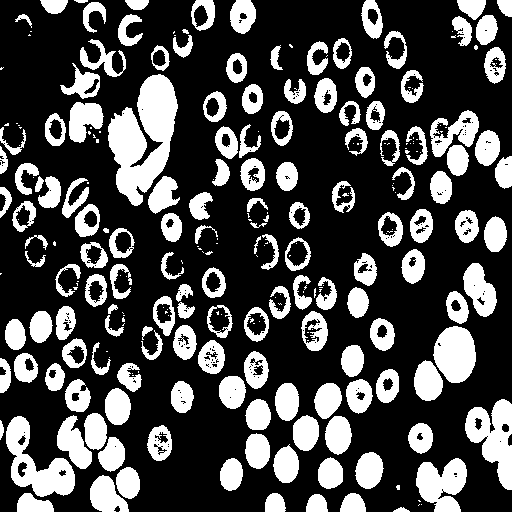
#> input picture data/cellbin.bmp, 512 x 512 px, found by its file name
$ jupyter execute TP3_TI.ipynb
#> lines starting #> are read from the running program, lines starting #| are printed output that depends on the picture; after the words box and inside, x2 and y2 are one past the last pixel; in counts of white or black regions, pixels touching at a corner belong together
# **Exercice 1:**

1. Lire cellbin.bmp dans la variable BW et l’afficher. Conserver cette image initiale pour les
comparaisons. Définir un élément structurant carré de taille 3 × 3.

[cell 1]
import matplotlib.pyplot as plt
import cv2

# Charger l'image cameraman intégrée dans skimage
#BW = cv2.imread("/content/drive/MyDrive/Traitement d'images/cellbin.bmp", 0) > 0 #fonction prise dans le tp mais celle de base marche aussi

#BW = (cv2.imread("/content/drive/MyDrive/Traitement d'images/cellbin.bmp", cv2.IMREAD_GRAYSCALE) > 0).astype(np.uint8)

# Charger l'image cameraman intégrée dans skimage
BW = cv2.imread("/content/drive/MyDrive/Traitement d'images/cellbin.bmp", cv2.IMREAD_GRAYSCALE)
#> BW: shape (512, 512); 29.1% white; 270 white regions (119 under 20 px), largest, box (x1, y1, x2, y2) and area: (108, 74, 178, 206) 5286, (6, 416, 75, 497) 2464, (465, 399, 512, 490) 2336

# Afficher l'image en niveaux de gris
plt.imshow(BW, cmap='gray')
plt.axis('off')  # Masquer les axes
plt.show()

[cell 2]
import numpy as np

#element structurant :
SE = np.ones((3,3), dtype=bool)

2. Appliquer séparément une érosion et une dilatation à BW. Afficher BW et les deux résultats côte à côte.

[cell 3]
import scipy.ndimage as ndi

BW_eroded = ndi.binary_erosion(BW, structure=SE)
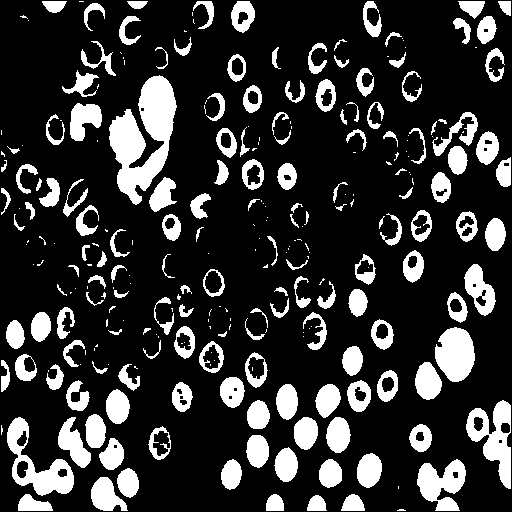
#> BW_eroded: shape (512, 512) bool; 19.9% white; 274 white regions (117 under 20 px), largest, box (x1, y1, x2, y2) and area: (109, 75, 177, 205) 4613, (7, 417, 74, 496) 1956, (466, 400, 511, 489) 1868
BW_dilated = ndi.binary_dilation(BW, structure=SE)
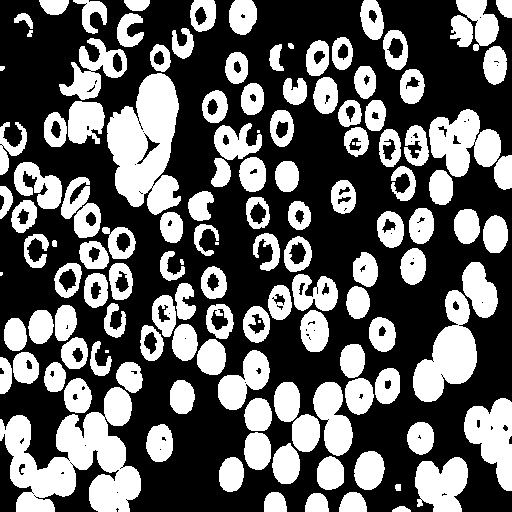
#> BW_dilated: shape (512, 512) bool; 38.3% white; 131 white regions (6 under 20 px), largest, box (x1, y1, x2, y2) and area: (0, 387, 141, 512) 9105, (107, 73, 181, 215) 6841, (413, 290, 477, 402) 3721

plt.figure(figsize=(12, 10))

# Image originale
plt.subplot(2, 2, 1)
plt.imshow(BW, cmap="gray")
plt.title("Image Originale")
plt.axis("off")

# Image erosion
plt.subplot(2, 2, 2)
plt.imshow(BW_eroded, cmap="gray")
plt.title("Image erosion")
plt.axis("off")

# Image dilatation
plt.subplot(2, 2, 3)
plt.imshow(BW_dilated, cmap="gray")
plt.title("Image Dilatation")
plt.axis("off")


plt.show()
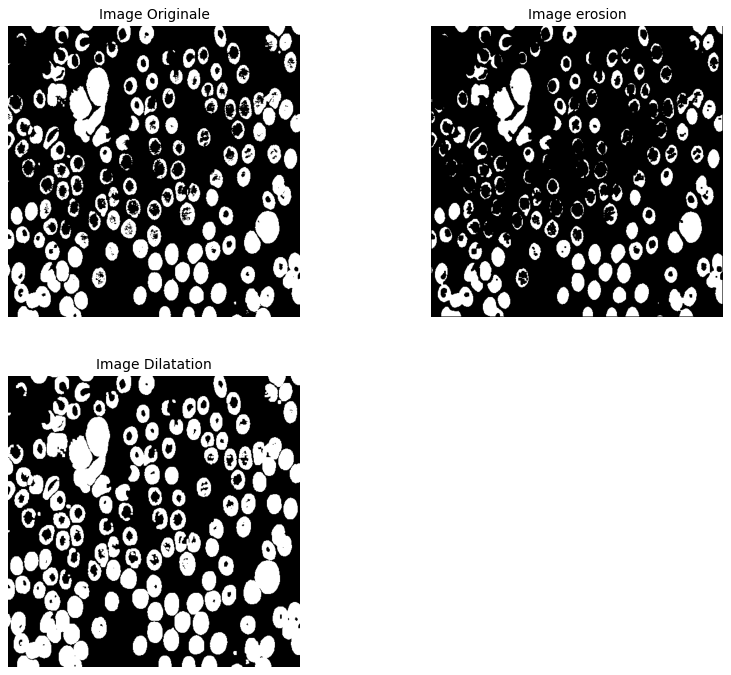
#> figure drawn by matplotlib, 3 panels

3. Décrire les effets sur la taille des régions, les petits objets et les espaces entre objets.

- Érosion :Taille des régions : réduit la taille de tous les objets blancs.   Petits objets : fait disparaître complètement les très petits objets ou les bruits (si leur taille est inférieure à l'élément structurant).   Espaces entre objets : élargit les espaces sombres entre les objets et peut séparer des cellules légèrement collées.

- Dilatation :Taille des régions : augmente la taille de tous les objets blancs.   Petits objets : grossit les petits objets et comble les éventuels petits trous à l'intérieur des cellules.   Espaces entre objets : réduit les espaces sombres et peut faire fusionner (coller) des cellules proches.

4. Recommencer avec des carrés 5 × 5 et 9 × 9, toujours à partir de BW. Quels objets disparaissent ou
se rejoignent ?

[cell 4]
#element structurant (5x5):
SE_5 = np.ones((5,5), dtype=bool)

BW_eroded_5 = ndi.binary_erosion(BW, structure=SE_5)
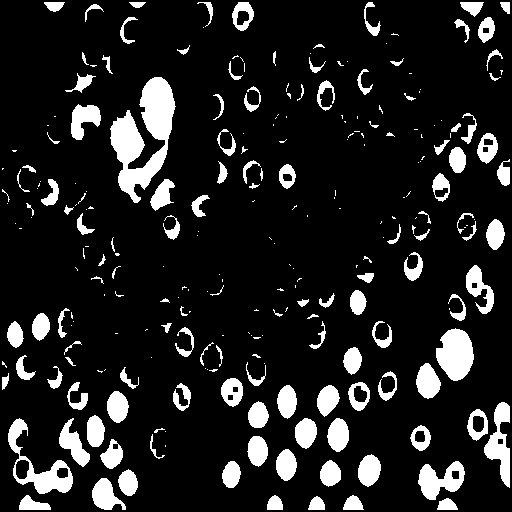
#> BW_eroded_5: shape (512, 512) bool; 13% white; 252 white regions (121 under 20 px), largest, box (x1, y1, x2, y2) and area: (110, 77, 176, 203) 3960, (8, 418, 73, 494) 1453, (436, 328, 474, 381) 1444
BW_dilated_5 = ndi.binary_dilation(BW, structure=SE)

#element structurant (9x9):
SE_9 = np.ones((9,9), dtype=bool)

BW_eroded_9 = ndi.binary_erosion(BW, structure=SE_9)
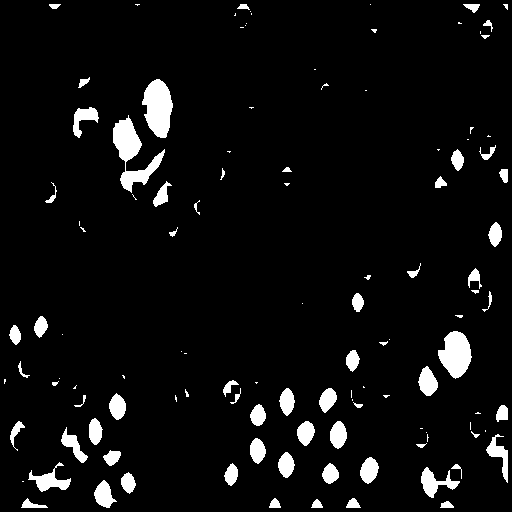
#> BW_eroded_9: shape (512, 512) bool; 5.5% white; 116 white regions (49 under 20 px), largest, box (x1, y1, x2, y2) and area: (113, 115, 165, 193) 1457, (142, 79, 173, 138) 1274, (438, 331, 472, 379) 1089
BW_dilated_9 = ndi.binary_dilation(BW, structure=SE_9)
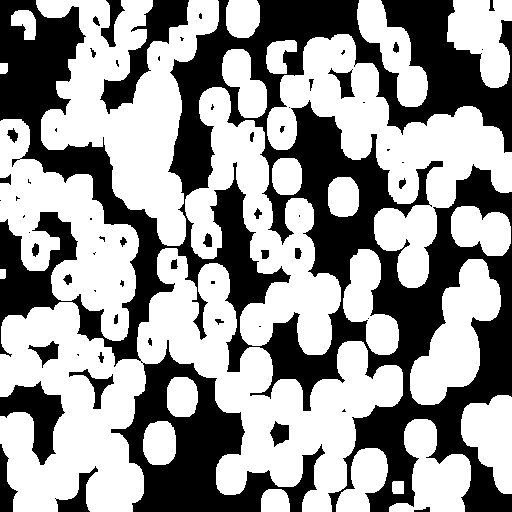
#> BW_dilated_9: shape (512, 512) bool; 59.3% white; 61 black regions (28 under 20 px), largest, box (x1, y1, x2, y2) and area: (0, 0, 512, 512) 97000, (100, 0, 189, 114) 2804, (0, 381, 65, 465) 2394

[cell 5]
#GRAPH (5x5)

plt.figure(figsize=(12, 10))

# Image originale
plt.subplot(2, 2, 1)
plt.imshow(BW, cmap="gray")
plt.title("Image Originale")
plt.axis("off")

# Image erosion(5x5)
plt.subplot(2, 2, 2)
plt.imshow(BW_eroded_5, cmap="gray")
plt.title("Image erosion (5x5)")
plt.axis("off")

# Image dilatation(5x5)
plt.subplot(2, 2, 3)
plt.imshow(BW_dilated_5, cmap="gray")
plt.title("Image Dilatation(5x5)")
plt.axis("off")


plt.show()

[cell 6]
#GRAPH (9x9)

plt.figure(figsize=(12, 10))

# Image originale
plt.subplot(2, 2, 1)
plt.imshow(BW, cmap="gray")
plt.title("Image Originale")
plt.axis("off")

# Image erosion(9x9)
plt.subplot(2, 2, 2)
plt.imshow(BW_eroded_9, cmap="gray")
plt.title("Image erosion (9x9)")
plt.axis("off")

# Image dilatation(9x9)
plt.subplot(2, 2, 3)
plt.imshow(BW_dilated_9, cmap="gray")
plt.title("Image Dilatation(9x9)")
plt.axis("off")


plt.show()

[cell 7]
#GRAPH COMPLET POUR COMPARAISON

fig, axes = plt.subplots(1, 7, figsize=(28, 5))

axes[0].imshow(BW, cmap='gray')
axes[0].set_title("Originale")
axes[0].axis('off')

axes[1].imshow(BW_eroded, cmap='gray')
axes[1].set_title("Érosion (3×3) carré")
axes[1].axis('off')

axes[2].imshow(BW_eroded_5, cmap='gray')
axes[2].set_title("Érosion (5x5) carré")
axes[2].axis('off')

axes[3].imshow(BW_eroded_9, cmap='gray')
axes[3].set_title("Érosion (9x9) carré")
axes[3].axis('off')

axes[4].imshow(BW_dilated, cmap='gray')
axes[4].set_title("Dilatation (3×3) carré")
axes[4].axis('off')

axes[5].imshow(BW_dilated_5, cmap='gray')
axes[5].set_title("Dilatation (5x5) carré")
axes[5].axis('off')

axes[6].imshow(BW_dilated_9, cmap='gray')
axes[6].set_title("Dilatation (9x9) carré")
axes[6].axis('off')

**Lors de l'érosion ($5\times5$ puis $9\times9$) :**
  * **Disparition des objets :** Les petites cellules et les bruits isolés dont le diamètre est inférieur à la taille de l'élément structurant ($5$ ou $9$ pixels) disparaissent complètement.
  * **Séparation :** Les cellules reliées entre elles par de fin ponts de matière se séparent.

**Lors de la dilatation ($5\times5$ puis $9\times9$) :**
  * **Fusion des objets :** Les cellules proches les unes des autres finissent par se rejoindre et fusionner pour former une seule grande composante.

5. Remplacer le carré 3 × 3 par une croix 3 × 3. Comparer les résultats et expliquer le rôle de la forme de l’élément structurant.

[cell 8]
SE_croix = ndi.generate_binary_structure(2,1)

BW_eroded_croix = ndi.binary_erosion(BW, structure=SE_croix)
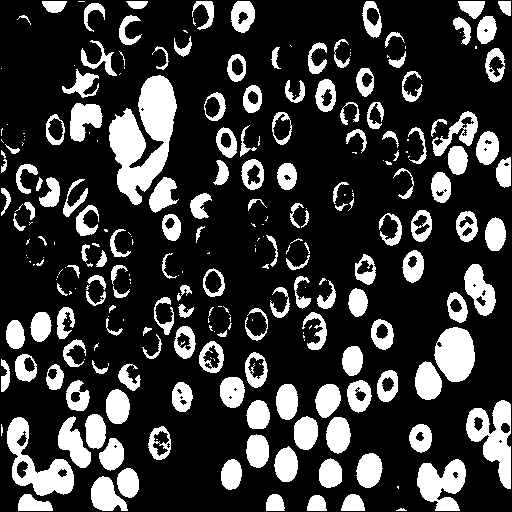
#> BW_eroded_croix: shape (512, 512) bool; 22.4% white; 260 white regions (101 under 20 px), largest, box (x1, y1, x2, y2) and area: (109, 75, 177, 205) 4816, (7, 417, 74, 496) 2109, (466, 400, 511, 489) 1988
BW_dilated_croix = ndi.binary_dilation(BW, structure=SE_croix)
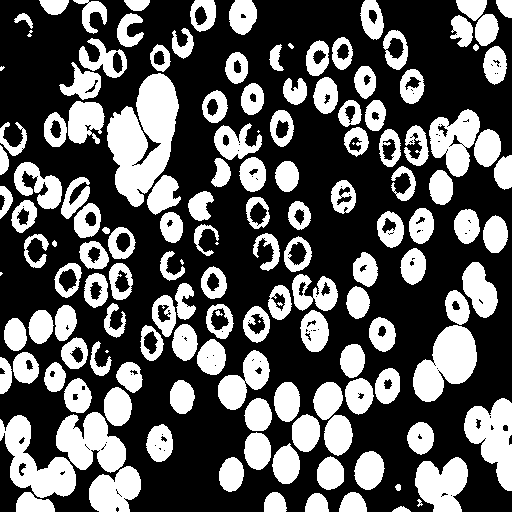
#> BW_dilated_croix: shape (512, 512) bool; 35.7% white; 147 white regions (9 under 20 px), largest, box (x1, y1, x2, y2) and area: (107, 73, 179, 207) 5755, (413, 325, 477, 402) 2987, (0, 415, 76, 498) 2884

plt.figure(figsize=(12, 10))

# Image originale
plt.subplot(2, 2, 1)
plt.imshow(BW, cmap="gray")
plt.title("Image Originale")
plt.axis("off")

# Image erosion croix
plt.subplot(2, 2, 2)
plt.imshow(BW_eroded_croix, cmap="gray")
plt.title("Image erosion croix")
plt.axis("off")

# Image dilatation
plt.subplot(2, 2, 3)
plt.imshow(BW_dilated_croix, cmap="gray")
plt.title("Image Dilatation croix")
plt.axis("off")


plt.show()

[cell 9]
#GRAPH COMPLET POUR COMPARAISON

fig, axes = plt.subplots(1, 5, figsize=(12, 4))

axes[0].imshow(BW, cmap='gray')
axes[0].set_title("Originale")
axes[0].axis('off')

axes[1].imshow(BW_eroded, cmap='gray')
axes[1].set_title("Érosion (3×3) carré")
axes[1].axis('off')

axes[2].imshow(BW_eroded_croix, cmap='gray')
axes[2].set_title("Érosion (3×3) croix")
axes[2].axis('off')

axes[3].imshow(BW_dilated, cmap='gray')
axes[3].set_title("Dilatation (3×3) carré")
axes[3].axis('off')

axes[4].imshow(BW_dilated_croix, cmap='gray')
axes[4].set_title("Dilatation (3×3) croix")
axes[4].axis('off')

* **Comparaison des résultats :**
  * **Érosion :** L'érosion par la croix est **moins agressive** que par le carré. La croix ne contient que 5 pixels actifs contre 9 pour le carré (les coins sont absents), donc elle retire moins de matière sur les bords des objets.
  * **Dilatation :** La dilatation par la croix fait **moins grossir** les objets et préserve mieux les coins ou les lignes diagonales, évitant de fusionner trop vite des éléments proches.

* **Rôle de la forme de l'élément structurant :**
  * La forme de l'élément structurant détermine la **géométrie des modifications** appliquées à l'image.
  * Le **carré** prend en compte les 8 voisins (8-connexité) et a tendance à isotropiser/arrondir les formes vers des carrés.
  * La **croix** ne prend en compte que les 4 voisins directs (4-connexité), ce qui rend le traitement directionnel (vertical/horizontal) et préserve différemment les lignes ou contours diagonaux.

# **Exercice 2:**

1. Appliquer séparément une ouverture et une fermeture à BW avec un carré 3 × 3. Afficher les résultats.

[cell 10]
SE_3 = np.ones((3,3), dtype=bool)

BW_ouverture = ndi.binary_opening(BW, structure=SE_3)
#> BW_ouverture: shape (512, 512) bool; 28% white; 215 white regions (37 under 20 px), largest, box (x1, y1, x2, y2) and area: (108, 74, 178, 206) 5273, (6, 416, 75, 497) 2454, (465, 399, 512, 490) 2326
BW_fermeture = ndi.binary_closing(BW, structure=SE_3)
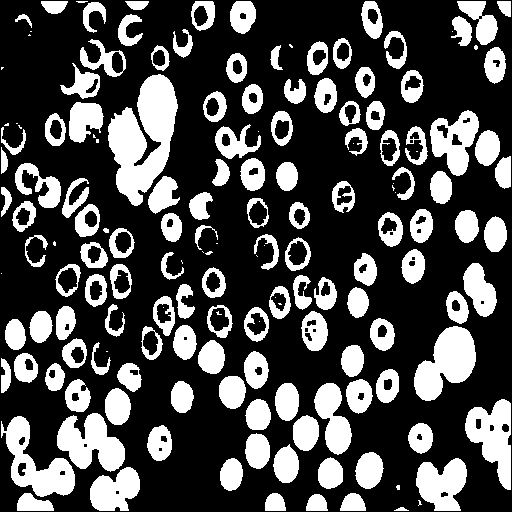
#> BW_fermeture: shape (512, 512) bool; 29.8% white; 165 white regions (34 under 20 px), largest, box (x1, y1, x2, y2) and area: (108, 74, 178, 206) 5315, (414, 326, 476, 401) 2773, (1, 416, 75, 497) 2535

#Affichage des résultats
plt.figure(figsize=(15, 5))

plt.subplot(1, 3, 1)
plt.imshow(BW, cmap="gray")
plt.title("Image originale (BW)")
plt.axis("off")

plt.subplot(1, 3, 2)
plt.imshow(BW_ouverture, cmap="gray")
plt.title("Ouverture (Carré 3x3)")
plt.axis("off")

plt.subplot(1, 3, 3)
plt.imshow(BW_fermeture, cmap="gray")
plt.title("Fermeture (Carré 3x3)")
plt.axis("off")

plt.tight_layout()
plt.show()

2. Retrouver l’ouverture en enchaînant une érosion puis une dilatation. Retrouver la fermeture en inversant cet ordre. Utiliser le même élément et les mêmes conditions aux bords.

[cell 11]
#OUVERTURE = Erosion puis Dilatation

'''
BW_eroded = ndi.binary_erosion(BW, structure=SE_3)
BW_dilated_after_erosion = ndi.binary_dilation(BW_eroded, structure=SE_3)
'''

#--> reviens à :

BW_ouverture_manuelle = ndi.binary_dilation(ndi.binary_erosion(BW, structure = SE_3), structure = SE_3)

[cell 12]
#FERMETURE = Dilatation puis Erosion

'''
BW_dilated = ndi.binary_dilation(BW, structure=SE_3)
BW_erosion_after_dilation = ndi.binary_erosion(BW_dilation, structure=SE_3)
'''

#-->reviens à :

BW_fermeture_manuelle = ndi.binary_erosion(ndi.binary_dilation(BW, structure = SE_3), structure = SE_3)

[cell 13]
# Affichage des 5 graphiques côte à côte
plt.figure(figsize=(22, 5))

# 1. Originale
plt.subplot(1, 5, 1)
plt.imshow(BW, cmap="gray")
plt.title("Image originale (BW)")
plt.axis("off")

# 2. Ouverture dédiée
plt.subplot(1, 5, 2)
plt.imshow(BW_ouverture, cmap="gray")
plt.title("Ouverture dédiée")
plt.axis("off")

# 3. Ouverture manuelle
plt.subplot(1, 5, 3)
plt.imshow(BW_ouverture_manuelle, cmap="gray")
plt.title("Ouverture = Érosion puis Dilatation")
plt.axis("off")

# 4. Fermeture dédiée
plt.subplot(1, 5, 4)
plt.imshow(BW_fermeture, cmap="gray")
plt.title("Fermeture dédiée")
plt.axis("off")

# 5. Fermeture manuelle
plt.subplot(1, 5, 5)
plt.imshow(BW_fermeture_manuelle, cmap="gray")
plt.title("Fermeture = Dilatation puis Érosion")
plt.axis("off")

plt.tight_layout()
plt.show()

3. Vérifier que ces constructions donnent les mêmes résultats que les fonctions dédiées. Quels défauts
chaque opération peut-elle corriger ?

[cell 14]
# Vérification pour l'ouverture
egalite_ouverture = np.array_equal(BW_ouverture, BW_ouverture_manuelle)
#> egalite_ouverture = True
print(f"L'ouverture dédiée est-elle identique à Érosion + Dilatation ? {egalite_ouverture}")
#| L'ouverture dédiée est-elle identique à Érosion + Dilatation ? True

# Vérification pour la fermeture
egalite_fermeture = np.array_equal(BW_fermeture, BW_fermeture_manuelle)
#> egalite_fermeture = True
print(f"La fermeture dédiée est-elle identique à Dilatation + Érosion ? {egalite_fermeture}")
#| La fermeture dédiée est-elle identique à Dilatation + Érosion ? True

4. Appliquer une ouverture 3 × 3 puis une fermeture 3 × 3. Nommer le résultat BW_net. Observer les
fragments, les trous et les contacts. Tester ensuite une fermeture 9 × 9 : quelles régions fusionnent ?

[cell 15]
#ouverture 3x3 puis fermeture 3x3
BW_net = ndi.binary_closing(ndi.binary_opening(BW, structure=SE_3), structure=SE_3)
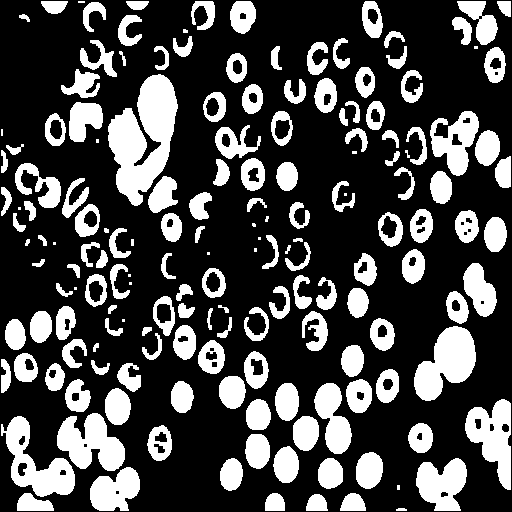
#> BW_net: shape (512, 512) bool; 28.2% white; 169 white regions (19 under 20 px), largest, box (x1, y1, x2, y2) and area: (108, 74, 178, 206) 5302, (414, 326, 476, 401) 2768, (1, 416, 75, 497) 2512

BW_fermeture_9 = ndi.binary_closing(BW, structure=SE_9)
#> BW_fermeture_9: shape (512, 512) bool; 35.8% white; 37 white regions (4 under 20 px), largest, box (x1, y1, x2, y2) and area: (141, 252, 399, 508) 15745, (4, 306, 142, 508) 14149, (45, 4, 215, 242) 12959

# Affichage des résultats
plt.figure(figsize=(15, 5))

plt.subplot(1, 3, 1)
plt.imshow(BW, cmap="gray")
plt.title("Image originale (BW)")
plt.axis("off")

plt.subplot(1, 3, 2)
plt.imshow(BW_net, cmap="gray")
plt.title("BW_net (Ouverture 3x3 + Fermeture 3x3)")
plt.axis("off")

plt.subplot(1, 3, 3)
plt.imshow(BW_fermeture_9, cmap="gray")
plt.title("Fermeture 9x9")
plt.axis("off")

plt.tight_layout()
plt.show()
#> (the rest of the program and of its run is left out)
